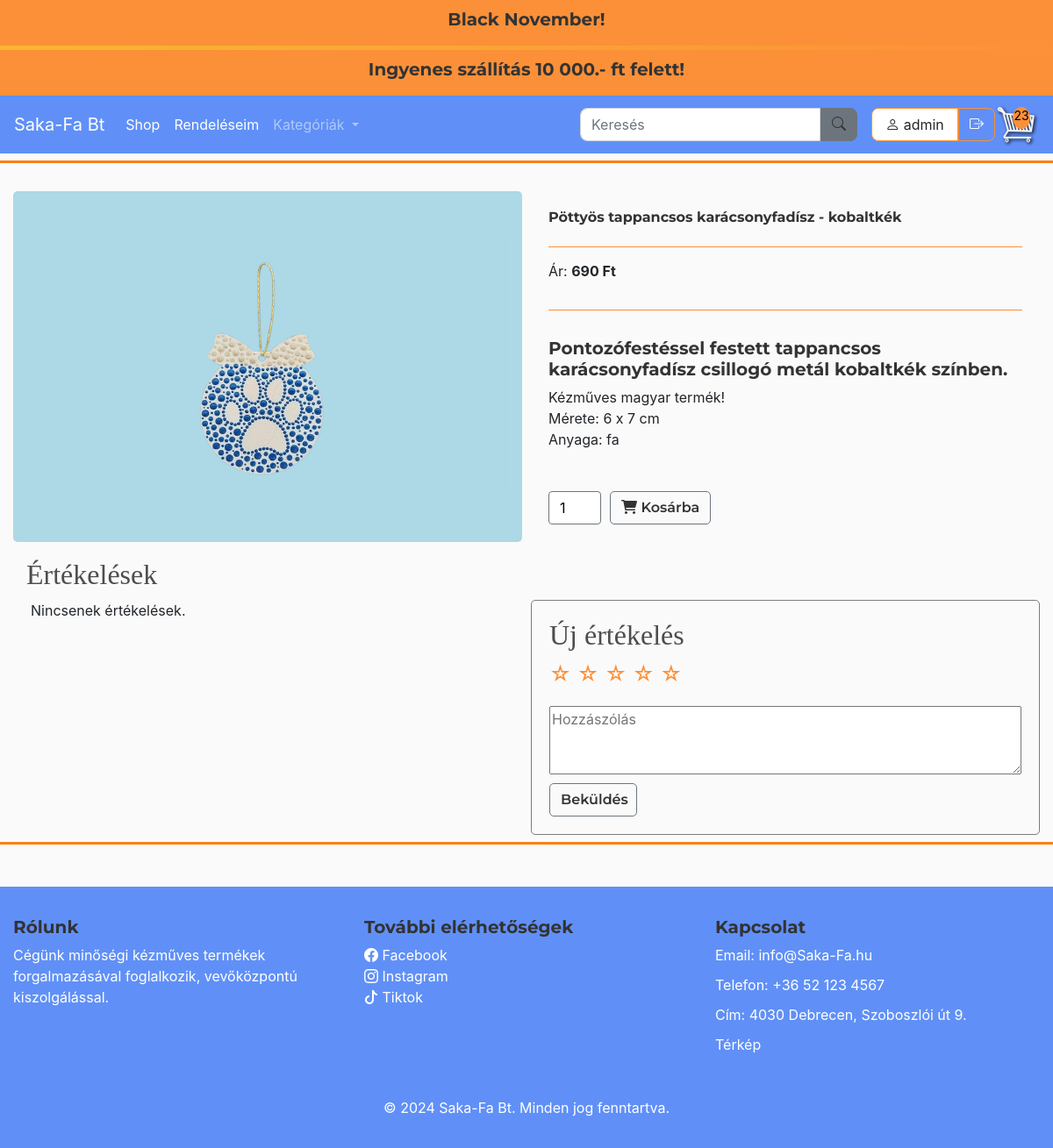
Page /product/3/ (signed in) on the committed database.
### store/models.py (models this page shows, shortened)
class TopBarText(models.Model):
    title = models.CharField(max_length=100, verbose_name="Cím")
    content = models.TextField(verbose_name="Szöveg")
    updated_at = models.DateTimeField(auto_now=True, verbose_name="Utolsó frissítés")

class Product(models.Model):
    CATEGORY_CHOICES = [
        ('option1', 'FÁBÓL KÉSZÜLT'),
        ('option2', 'KÖTÖTT-HORGOLT'),
        ('option3', 'PÖTTYÖSCICA'),
        ('option4', 'TEXTIL'),
    ]
    name = models.CharField(max_length=200)
    price = models.FloatField()
    discount_percentage = models.FloatField(default=0)  # Kedvezmény százalék mező
    image = models.ImageField(null=True, blank=True)
    description = models.TextField(blank=True)
    category = models.CharField(max_length=10, choices=CATEGORY_CHOICES, default='option1')
    class Meta:
        verbose_name = "Termék"
        verbose_name_plural = "Termékek"
    @property
    def imageURL(self):
        try:
            url = self.image.url
        except:
            url = ''
        return url
    @property
    def discounted_price(self):
        if self.discount_percentage > 0:
            discount_amount = (self.discount_percentage / 100) * self.price
            return round(self.price - discount_amount, 2)
        return self.price

### store/views.py (the view, shortened to what this page needs)
# urls.py: path('product/<int:product_id>/', views.product_detail, name='product_detail'),
def product_detail(request, product_id):
    product = get_object_or_404(Product, id=product_id)
    reviews = Review.objects.filter(product=product)
    form = ReviewForm()
    cart_data = cartData(request)  # Kosár adatok lekérdezése
    cartItems = cart_data['cartItems']  # Kosár tételek száma
    items = cart_data['items']  # Kosár tételek
    cart_total = cart_data['cart_total']  # Kosár végösszegének lekérése
    return render(request, 'store/product_detail.html', {
        'product': product,
        'items': items,
        'cartItems': cartItems,
        'reviews': reviews,
        'form': form,
        'show_cart': request.user.is_authenticated,
        'messages': messages.get_messages(request),
        'cart_total' : cart_total,
    })

### store/forms.py
class ReviewForm(forms.ModelForm):
    RATING_CHOICES = [(i, f"{i} csillag") for i in range(1, 6)]
    rating = forms.ChoiceField(
        choices=RATING_CHOICES,
        widget=forms.RadioSelect(attrs={'class': 'star-rating'}),  # Osztály a könnyebb stílushoz
        label="Értékelés (1-5)"
    )
    class Meta:
        model = Review
        fields = ['rating', 'comment']
        labels = {
            'comment': 'Hozzászólás'
        }

### store/context_processors.py (called while the page is built)
def topbar_texts(request):
    return {
        'topbar_texts': TopBarText.objects.all()
    }

### store/models.py (called while the page is built)
    @property
    def get_cart_total(self):
        orderitems = self.orderitem_set.all()
        total = sum([item.get_total for item in orderitems])
        discount_amount = (self.discount_percentage / 100) * total
        total_after_discount = Decimal(total - discount_amount)
        shipping_cost = Decimal(self.shipping_cost)
        return total_after_discount + shipping_cost  # Kedvezménnyel csökkentett összeg + szállítási költség

    @property
    def get_cart_items(self):
        orderitems = self.orderitem_set.all()
        total = sum([item.quantity for item in orderitems])
        return total

    @property
    def get_total(self):
        if self.product and self.product.discounted_price is not None:
            return self.product.discounted_price * self.quantity  # Az akciós ár használata
        return self.product.price * self.quantity  # Ha nincs akciós ár, az alapár használata

### store/templatetags/markdown_extras.py (called while the page is built)
@register.filter()
@stringfilter
def markdown(value):
    return md.markdown(value, extensions=['markdown.extensions.fenced_code'])

### store/templates/store/product_detail.html (shortened to what this page needs)
{% extends "store/main.html" %}
{% load static %}
{% load markdown_extras %}
{% block content %}
<div class="container">
    <div class="row product-row">
        <div class="product-img col-12 col-md-6 content-box">
            <img id="myImg" src="{{ product.imageURL }}" alt="{{ product.name }}" class="thumbnail" data-bs-toggle="modal" data-bs-target="#imageModal">
        </div>
        <div class="product-description col-12 col-md-6 content-box">
            <h6 class="product-name"><strong>{{ product.name }}</strong></h6>
            <hr>
            <div class="product">
                {% if product.discount_percentage > 0 %}
                    <p>Akciós ár: <strong>{{ product.discounted_price|floatformat:0 }} Ft</strong></p>
                    <p>Normál ár: <span style="text-decoration: line-through;">{{ product.price|floatformat:0 }} Ft</span></p>
                {% else %}
                    <p>Ár: <strong>{{ product.price|floatformat:0 }} Ft</strong></p>
                {% endif %}
            </div>
            <hr>
            <div>
                <p>{{ product.description|markdown|safe }}</p>
            </div>
            <div style="margin-top: 20px; display: flex; align-items: center;">
                <input type="number" min="1" value="1" id="quantity-{{ product.id }}" class="custom-quantity-input" style="width: 60px;">
                <button data-product="{{ product.id }}" data-action="add" class="btn btn-outline-secondary add-btn update-cart"><i class="fas fa-shopping-cart"></i> Kosárba</button>
            </div>
        </div>
        <div class="col-12 product-separator">
            <h2>Értékelések</h2>
        </div>
        <div class="col-12 col-md-6 content-box" id="review">
            {% for review in reviews %}
                <div class="review">
                    <strong>{{ review.user.username }}:</strong>
                    <span class="star-rating" data-rating="{{ review.rating}}">
                        {% for i in '12345' %}
                            {% if forloop.counter <= review.rating|add:0 %}
                                <label class="star">★</label>
                            {% else %}
                                <label class="star">☆</label>
                            {% endif %}
                        {% endfor %}
                    </span>
                    <p>{{ review.created_at}}<br><small>{{ review.comment }}</small></p>
                </div>
            {% empty %}
                <p>Nincsenek értékelések.</p>
            {% endfor %}
        </div>
        <div class="col-12 col-md-6 content-box" id="content-box">
            <h2>Új értékelés</h2>
            {% if show_cart %}
                <form method="post" id="review-form">
                    <div class="star-rating">
                        <label for="1-star" class="star">☆</label>
                        <label for="2-stars" class="star">☆</label>
                        <label for="3-stars" class="star">☆</label>
                        <label for="4-stars" class="star">☆</label>
                        <label for="5-stars" class="star">☆</label>
                    </div>
                    <textarea name="comment" rows="3" placeholder="Hozzászólás" required></textarea>
                    <button class="btn btn-outline-secondary" type="submit">Beküldés</button>
                </form>
            {% else %}
                <p>Bejelentkezés szükséges az értékeléshez.</p>
            {% endif %}
        </div>
    </div>
</div>
{% endblock content %}

### store/templates/store/main.html (shortened to what this page needs)
<!DOCTYPE html>
{% load static %}
<html lang="hu">
<head>
    <link href="https://cdnjs.cloudflare.com/ajax/libs/bootstrap-icons/1.10.0/font/bootstrap-icons.min.css" rel="stylesheet">
    <link rel="stylesheet" href="https://cdnjs.cloudflare.com/ajax/libs/font-awesome/6.0.0-beta3/css/all.min.css">
    <link rel="stylesheet" href="https://stackpath.bootstrapcdn.com/bootstrap/4.4.1/css/bootstrap.min.css">
    <link rel="stylesheet" type="text/css" href="{% static 'css/main.css' %}">
</head>
<body>
    <div class="TopBar">
        <div class="container">
            <div class="row">
                <div class="col-12">
                    <div class="custom-banner marquee">
                        {% for text in topbar_texts %}
                            <h4>{{ text.title }}</h4>
                        {% endfor %}
                    </div>
                </div>
                <div class="animated-divider"></div>
                <div class="col-12">
                    <div class="custom-banner marquee">
                        {% for text in topbar_texts %}
                            <h4>{{ text.content }}</h4>
                        {% endfor %}
                    </div>
                </div>
            </div>
        </div>
    </div>
<nav class="navbar navbar-expand-lg navbar-dark bg-primary ">
    <a class="navbar-brand" href="{% url 'index' %}">Saka-Fa Bt</a>
    <div class="collapse navbar-collapse" id="navbarSupportedContent">
        <ul class="navbar-nav mr-auto">
            <li class="nav-item active">
                <a class="nav-link" href="{% url 'store' %}">Shop</a>
            </li>
            <li class="nav-item active">
                <a class="nav-link" href="{% url 'order_list' %}">Rendeléseim</a>
            </li>
            <li class="nav-item dropdown">
                <a class="nav-link dropdown-toggle" href="#" id="navbarDropdown" role="button" data-toggle="dropdown" aria-haspopup="true" aria-expanded="false">
                  Kategóriák
                </a>
              </li>
        </ul>
        <form class="d-flex align-items-center my-2 my-lg-0" method="GET" action="{% url 'search' %}">
            <input class="form-control mr-0" type="search" name="q" placeholder="Keresés" aria-label="Search">
            <button class="btn btn-secondary mr-2 custom-button" type="submit"><i class="bi bi-search" ></i></button>
        </form>
        <div class="form-inline my-2 my-lg-0">
            <div class="user-status" style="display: flex; align-items: center;">
                {% if user.is_authenticated %}
                <p class="user"><i class="bi bi-person"></i> </i>{{ user.username }}</p>
                    <form id="logout-form" method="POST" action="{% url 'logout' %}">
                        <button class="btn btn-outline-warning user-btn logout"><i class="bi bi-box-arrow-right"></i></button>
                    </form>
                {% else %}
                    <a href="{% url 'login' %}" class="btn btn-outline-warning user-btn login"></i>Bejelentkezés<i class="bi bi-box-arrow-in-right"></i></a>
                {% endif %}
            </div>
            {% if user.is_authenticated %}
            <div class="cart-container">
                <a href="{% url 'cart' %}" id="cart-icon-link">
                    <span id="cart-total">{{ cartItems }}</span>
                </a>
            </div>
            {% endif %}
        </div>
    </div>
</nav>
<div class="separator"></div>
<div class="container">
    <br>
    {% block content %}
    {% endblock content %}
</div>
<div class="separator"></div>
<footer class="footer  text-white mt-5 py-4">
    <div class="container">
        <div class="row">
            <div class="col-lg-4 col-md-6 mb-4">
                <h4>Rólunk</h4>
                <p>Cégünk minőségi kézműves termékek forgalmazásával foglalkozik, vevőközpontú kiszolgálással.</p>
            </div>
            <div class="col-lg-4 col-md-6 mb-4">
                <h4>További elérhetőségek</h4>
                <ul class="list-unstyled">
                    <i class="bi bi-facebook"></i>  <a href="https://www.facebook.com" target="_blank">Facebook</a>
                    <br><i class="bi bi-instagram"></i>  <a href="https://www.instagram.com" target="_blank">Instagram</a><br>
                    <i class="bi bi-tiktok"></i>  <a href="https://www.tiktok.com" target="_blank">Tiktok</a>
                </ul>
            </div>
            <div class="col-lg-4 col-md-6 mb-4">
                <h4>Kapcsolat</h4>
                <p>Email: info@Saka-Fa.hu</p>
                <p>Telefon: +36 52 123 4567</p>
                <p>Cím: 4030 Debrecen, Szoboszlói út 9.</p>
                <a href=https://maps.app.goo.gl/HWCYh1pYbSjcLcac6 target="_blank">Térkép</a>
            </div>
        </div>
        <div class="text-center mt-4">
            <p>&copy; 2024 Saka-Fa Bt. Minden jog fenntartva.</p>
        </div>
    </div>
</footer>
</body>
</html>

### static/css/main.css (style rules this page uses)
body { background-color: hsl(0, 0%, 98%); }
.TopBar { background-color: #fc9038; }
.custom-banner { padding: 10px; font-family: 'Poppins', sans-serif; text-align: center; color: #333333; }
.marquee { overflow: hidden; white-space: nowrap; box-sizing: border-box; position: relative; }
.marquee h4 { display: inline-block; animation: marquee 10s linear infinite; }
.TopBar .row { display: flex; flex-direction: column; align-items: center; }
.animated-divider { width: 100%; height: 5px; background: linear-gradient(90deg, #f7b731, #fc9038); animation: slide 2s infinite; }
.navbar { background-color: #6090f7 !important; }
.separator { height: 3px; background-color:#fd7e14; margin-top: 8px; margin-bottom: 8px; }
h1,h2,h3,h4,h5,h6 { color:hsl(0, 0%, 30%); font-family: 'Lora', serif; }
.thumbnail { width: 100%; max-height: 300px; object-fit: contain; box-shadow: -1px -3px 5px -2px rgba(214, 214, 214, 1); }
.box-element h4, h6 { font-family: 'Lora', serif; font-size: 2em; color: #333; font-weight: bold; }
.btn, h4, h6 { font-family: 'Montserrat', sans-serif; font-size: 1em; color: #333333; font-weight: 600; }
h4 { font-size: 1.25em; font-weight: bold; }
h6 { font-size: 1em; font-weight: normal; }
.product { border-radius: 0 0 4px 4px; max-height: 50px; }
.cart-container { position: relative; display: inline-block; }
#cart-total { position: absolute; top: 5px; left: 20px; background-color:#fc9038; color: black; width: 20px; height: 25px; border-radius: 50%; text-align: center; line-height: 20px; font-size: 14px; font-weight: normal; }
.col-lg-4, .col-lg-6, .col-lg-8, .col-lg-12 { margin-top: 10px; }
.btn { border-radius: 5px; }
.user-btn { color: white !important; border-color: #fc9038; font-weight: 400; }
.user-status p { border-radius: 8px 0 0 8px; margin-right: 0; }
.user-status .logout { border-radius: 0 8px 8px 0; }
.custom-button { border-radius: 0 8px 8px 0; }
.form-control { border-radius: 8px 0 0 8px; width: 100%; }
.user { display: inline-block; padding: 0.375rem 0.95rem; font-size: 1rem; font-weight: 400; color: #212529; background-color: #fff; border: 1px solid #fc9038; border-radius: 0px; transition: background-color 0.15s ease-in-out, border-color 0.15s ease-in-out; white-space: nowrap; overflow: hidden; text-overflow: ellipsis; margin: 5px 0px 5px 8px; border-radius: 5px; margin-right: 5px; }
.product-img { background-color: #add8e6; border-radius: 5px; }
.product-img img { display: flex; align-items: center; justify-content: center; width: 100%; height: auto; margin-top: 30px; margin-bottom: 30px; box-shadow: 0px 0px 1px #add8e6; }
.product-description { border-radius: 5px #add8e6; }
.product-description hr { border: none; height: 1px; background-color: black; }
#myImg { border-radius: 5px; cursor: pointer; transition: 0.3s; }
#review { padding-top: 0px; }
.product-row { display: flex; flex-wrap: wrap; gap: 10px; }
.product-row .content-box { flex: 1 1 100%; display: flex; flex-direction: column; justify-content: space-between; box-sizing: border-box; padding: 20px; }
#content-box { border-radius: 5px; border: 1px solid #7e7b7b; }
#content-box .btn { width: auto; max-width: 100px; }
.content-box hr { border: none; height: 1px; background-color: #fc9038; margin: 5px 0; }
@media (min-width: 768px) { .product-row .content-box { flex: 1 1 calc(50% - 20px); } }
.footer { background-color: #6090f7; color: #ffffff; padding: 40px 0; width: 100%; }
.footer a { color: #ffffff; text-decoration: none; }
.footer p, .footer ul { margin-bottom: 10px; }
.footer ul { padding-left: 0; }
.mb-4 { margin-bottom: 1.5rem; }
.product-name { white-space: nowrap; overflow: hidden; text-overflow: ellipsis; }
.container { max-width: 1200px; margin: 0 auto; }
.custom-quantity-input { height: 38px; padding: 6px 12px; font-size: 16px; border: 1px solid #6c757b; border-radius: 4px; margin-right: 10px; }
.product p { font-size: 1rem; }
.star-rating { display: flex; direction: row-reverse; display: inline-block; vertical-align: middle; }
.star { font-size: 1.5rem; cursor: pointer; color: #fc9038; margin-right: 2px; }
#review-form { display: flex; flex-direction: column; gap: 10px; }
.product-separator { height: 30px; margin-top: 8px; margin-bottom: 8px; }

### rows in the picture
TopBarText: title "Black November!", content "Ingyenes szállítás 10 000.- ft felett!"
Product: imageURL (picture), name "Pöttyös tappancsos karácsonyfadísz - kobaltkék", price "690", description "Pontozófestéssel festett tappancsos karácsonyfadísz csillogó metál kobaltkék színben. Kézműves magyar termék! Mérete: 6 x 7 cm Anyaga: fa"

### other values in the picture
{{ user.username }} "admin"
{{ cartItems }} "23"
